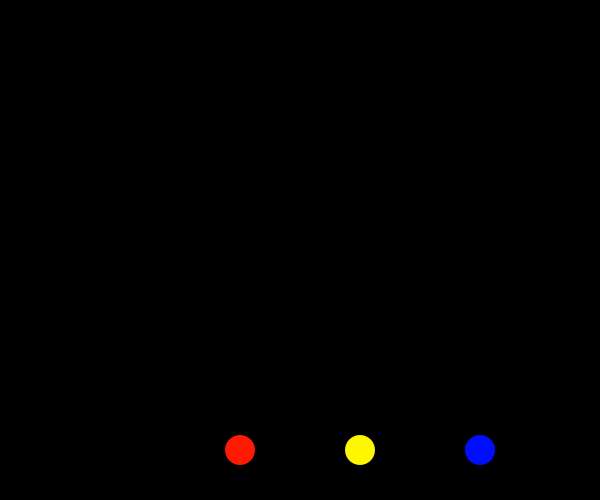
Frame 1 (no input)
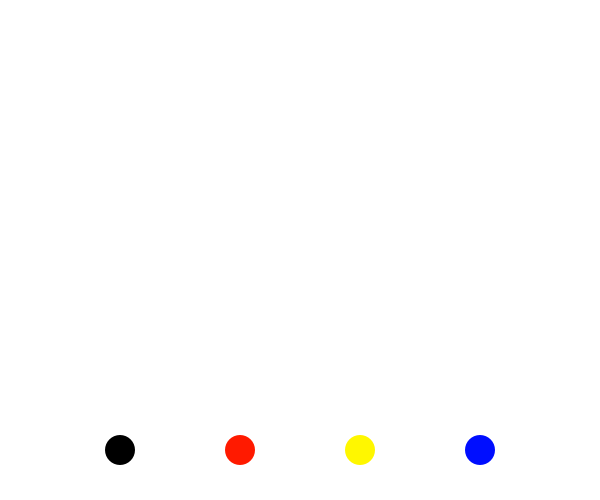
Frame 60 (the mouse pressed at the canvas centre just before this capture)
Frame 120 (the mouse held since frame 60 and released just before this capture): identical to frame 60, image omitted

The Processing sketch that drew these frames (run headless with seeded random() and noise(); from frame 60 on, the mouse is pressed at the canvas centre):

// Processing sketch: processing_89977
// ── processing_89977.pde

color [] pal = {#FFFFFF,#000000,#FF1A00,#FFF700,#000EFF};
int c;

void setup(){
size(600,500);
smooth();


ellipseMode(CENTER);
}

void draw(){
background(c);
  fill(c);
  noStroke();
  ellipse(0,0,30,30);
  
  fill(pal[1]);
  ellipse(width/5,450,30,30);
  
  fill(pal[2]);
  ellipse(width*2/5,450,30,30);
  
  fill(pal[3]);
  ellipse(width*3/5,450,30,30);
  
  fill(pal[4]);
  ellipse(width*4/5,450,30,30);  
 
 
  
if((dist(width/5,450,mouseX,mouseY) < 30/2 )&& (mousePressed)){
  background(pal[1]);
   fill(pal[1]);
  ellipse(width/5,450,30,30);
  
  fill(pal[2]);
  ellipse(width*2/5,450,30,30);
  
  fill(pal[3]);
  ellipse(width*3/5,450,30,30);
  
  fill(pal[4]);
  ellipse(width*4/5,450,30,30);
} else {
  c = pal[0];
}
if((dist(width*2/5,450,mouseX,mouseY) < 30/2 )&&(mousePressed)){
  background(pal[2]);
   fill(pal[1]);
  ellipse(width/5,450,30,30);
  
  fill(pal[2]);
  ellipse(width*2/5,450,30,30);
  
  fill(pal[3]);
  ellipse(width*3/5,450,30,30);
  
  fill(pal[4]);
  ellipse(width*4/5,450,30,30);
} else {
  c = pal[0];
}
if((dist(width*3/5,450,mouseX,mouseY) < 30/2 )&&(mousePressed)){
  background(pal[3]);
  fill(pal[1]);
  ellipse(width/5,450,30,30);
  
  fill(pal[2]);
  ellipse(width*2/5,450,30,30);
  
  fill(pal[3]);
  ellipse(width*3/5,450,30,30);
  
  fill(pal[4]);
  ellipse(width*4/5,450,30,30);
} else {
  c = pal[0];
}
if((dist(width*4/5,450,mouseX,mouseY) < 30/2 )&&(mousePressed)){
  background(pal[4]);
 fill(pal[1]);
  ellipse(width/5,450,30,30);
  
  fill(pal[2]);
  ellipse(width*2/5,450,30,30);
  
  fill(pal[3]);
  ellipse(width*3/5,450,30,30);
  
  fill(pal[4]);
  ellipse(width*4/5,450,30,30);
} else {
  c = pal[0];
}
}
